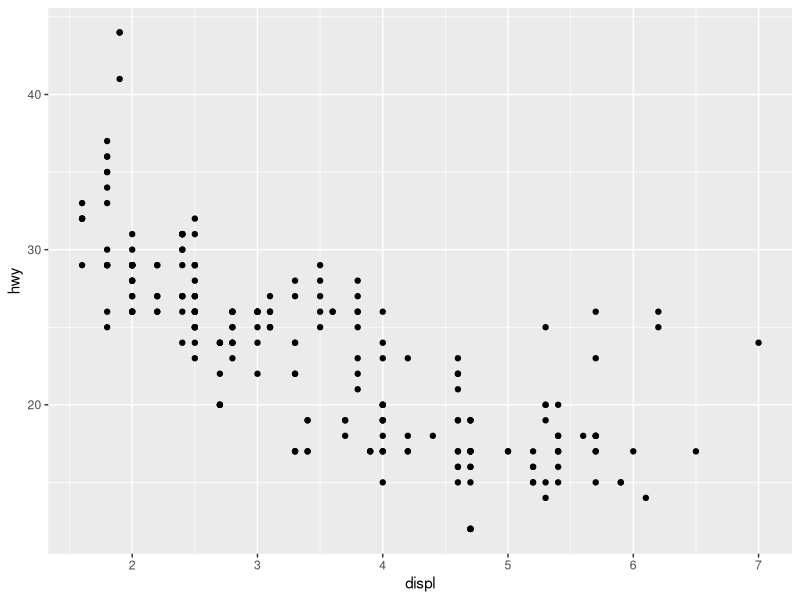
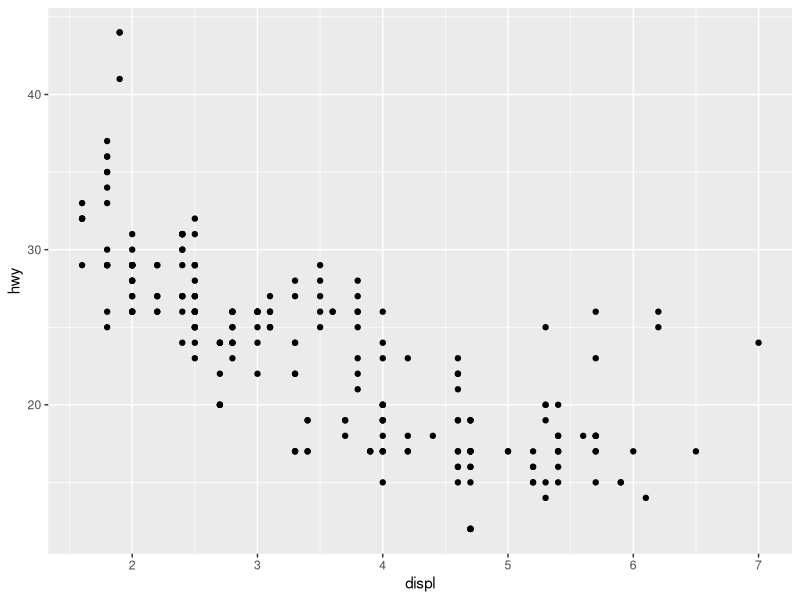
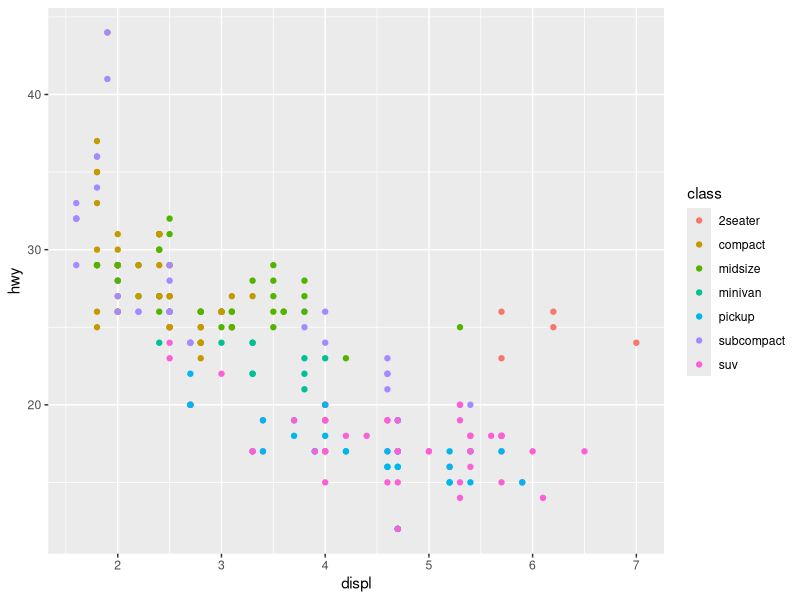
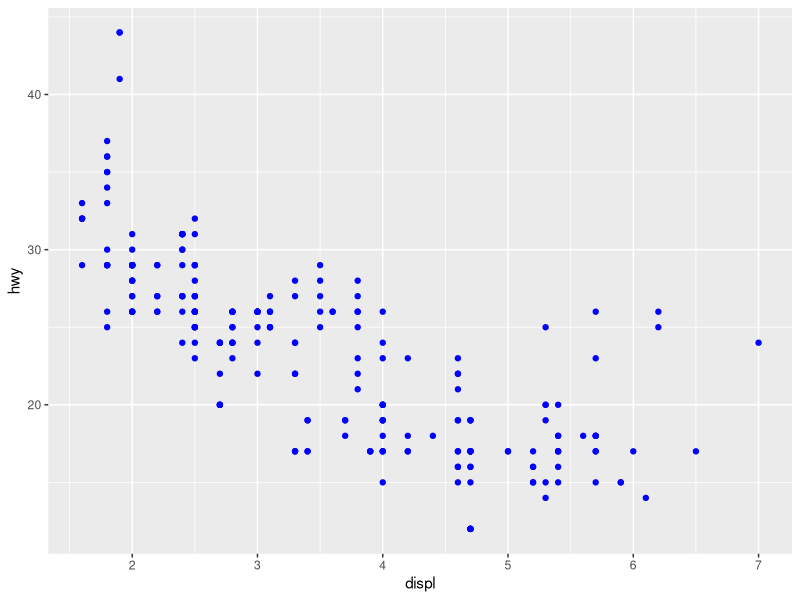
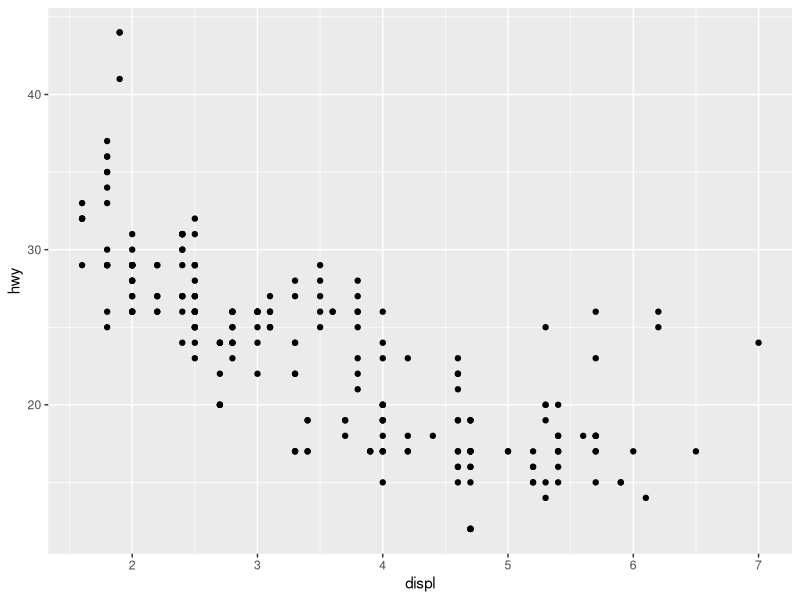
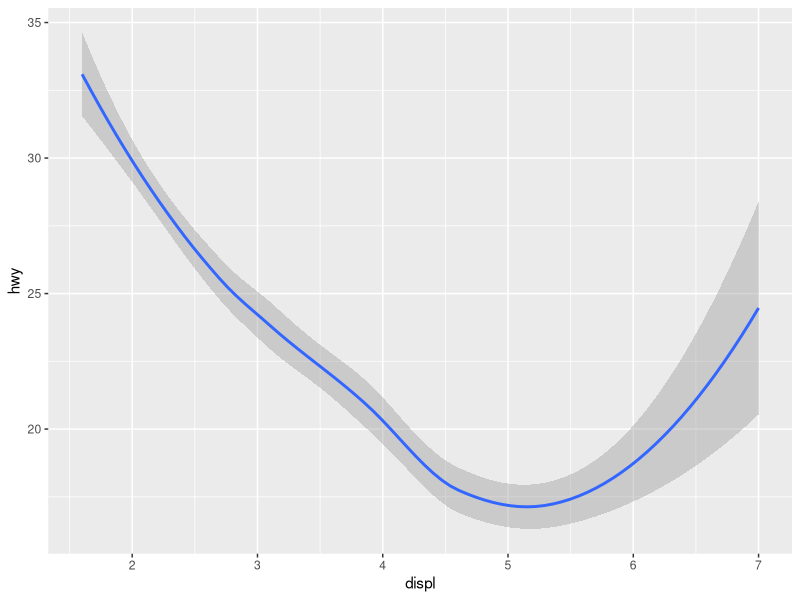
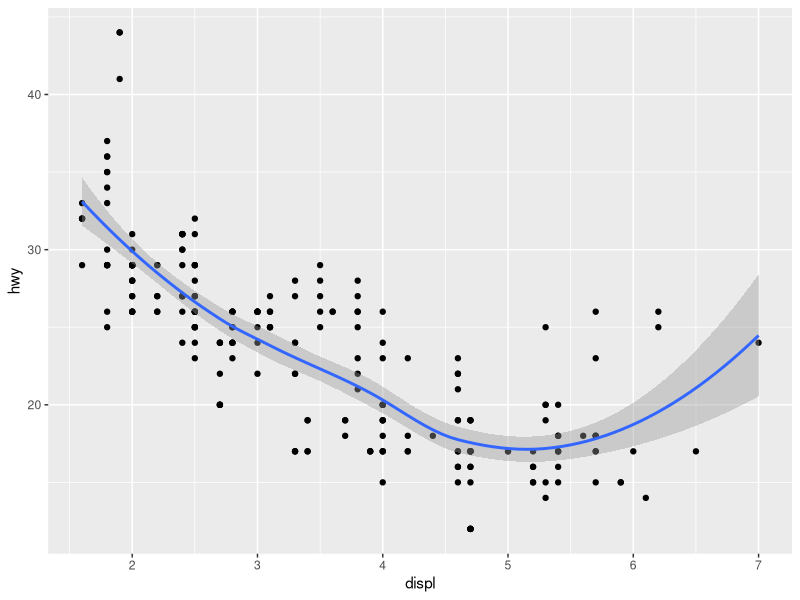
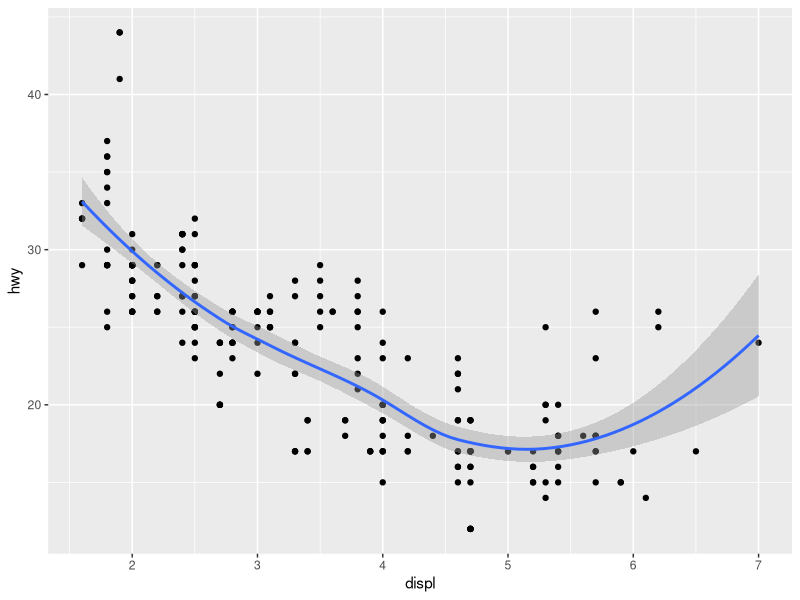

The R source for these figures, in order:
# install.packages("tidyverse")
library(tidyverse)


#######################
###   mpg dataset   ###
#######################

# ----- 데이터 살펴보기 ----- #
str(mpg)


# ----- 산점도 그리기 ----- #
ggplot(data = mpg) +
  geom_point(mapping = aes(x = displ, y = hwy))

ggplot(mpg) +
  geom_point(aes(x = displ, y = hwy)) # 간결한 표현


# ----- Aesthetic ----- #
# color, shape, size, alpha 등 매핑 가능
# size/alpha -> numeric 변수 매핑

ggplot(mpg) +
  geom_point(aes(x = displ, y = hwy, color = class))

ggplot(mpg) +
  geom_point(aes(x = displ, y = hwy), color = 'blue') # 비교


# ----- Geom ----- #
# point, smooth, line, bar, histogram, density 등
# 데이터의 형태에 따라 적절한 geom 선택

ggplot(mpg) +
  geom_point(aes(x = displ, y = hwy)) # point geom

ggplot(mpg) +
  geom_smooth(aes(x = displ, y = hwy)) # smooth geom

# 여러개의 geom 동시 사용 가능
ggplot(mpg) +
  geom_point(aes(x = displ, y = hwy)) +
  geom_smooth(aes(x = displ, y = hwy))

ggplot(mpg, aes(x = displ, y = hwy)) +
  geom_point() + geom_smooth() # 간결한 표현


# ----- Label ----- #
# title, subtitle, x, y, caption 등 매핑 가능

ggplot(mpg, aes(x = displ, y = hwy)) +
  geom_point(aes(color = class), size = 4) + geom_smooth() +
  labs(title = "망할 그래프",
       x = "Engine size", y = "Fuel efficiency") +
  theme(plot.title = element_text(size = 15, hjust = 0.5))


# ----- 연속형 자료의 요약 ----- #
# 히스토그램
ggplot(mpg, aes(x = hwy)) +
  geom_histogram(bins = 20) +
  labs(title = "Fuel efficiency(hwy) Histogram")

# 상자그림
ggplot(mpg, aes(x = drv, y = hwy)) +
  geom_boxplot() +
  labs(title = "hwy(fuel efficiency) vs. drv(type of drive train)")


# ----- 이산형 자료의 요약 ----- #
# 도수분포표
mpg$hwy_new = ifelse(mpg$hwy <= 25, "bad", "good")
table(mpg$drv, mpg$hwy_new)

# 막대그래프
ggplot(mpg) +
  geom_bar(aes(x = drv, y = hwy), stat = 'summary', fun = 'mean') +
  labs(title = 'Mean of hwy')

ggplot(mpg) +
  geom_bar(aes(x = drv, fill = hwy_new))+
  labs(title = 'Count plot of hwy_new vs. drv')



########################
###   Iris dataset   ###
########################

# ----- 데이터 살펴보기 ----- #
data(iris)
str(iris)


# ----- 데이터 시각화 ----- #
# 꽃잎의 크기와 너비 산점도
ggplot(iris) +
  geom_point(aes(x = Petal.Length, y = Petal.Width)) +
  labs(title = "Scatter plot of Petal Width vs. Petal Length",
       x = "petal length", y = "petal width") +
  theme(plot.title = element_text(size = 18, hjust = 0.5))

# 품종에 따른 산포를 살펴보기 위해 color aes 지정
ggplot(iris) +
  geom_point(aes(x = Petal.Length, y = Petal.Width,
                 color = Species, shape = Species), size = 2) +
  labs(title = "Scatter plot of Petal Width vs. Petal Length",
       x = "petal length", y = "petal width") +
  theme(plot.title = element_text(size = 18, hjust = 0.5))

# 꽃받침의 크기와 너비 산점도 (같은 방식으로)
ggplot(iris) +
  geom_point(aes(x = Sepal.Length, y = Sepal.Width,
                 color = Species, shape = Species), size = 4) +
  labs(title = "Scatter plot of Sepal Width vs. Sepal Length",
       x = "sepal length", y = "sepal width") +
  theme(plot.title = element_text(size = 22, hjust = 0.5))

# 상자그림을 이용한 탐색
# install.packages("gridExtra")
library(gridExtra)

p1 = ggplot(iris) +
  geom_boxplot(aes(x = Species, y = Sepal.Length)) +
  labs(title = "Sepal Length") +
  theme(axis.title.x = element_blank(),
        axis.title.y = element_blank())

p2 = ggplot(iris) +
  geom_boxplot(aes(x = Species, y = Sepal.Width)) +
  labs(title = "Sepal Width") +
  theme(axis.title.x = element_blank(),
        axis.title.y = element_blank())

p3 = ggplot(iris) +
  geom_boxplot(aes(x = Species, y = Petal.Length)) +
  labs(title = "Petal Length") +
  theme(axis.title.x = element_blank(),
        axis.title.y = element_blank())

p4 = ggplot(iris) +
  geom_boxplot(aes(x = Species, y = Petal.Width)) +
  labs(title = "Petal Width") +
  theme(axis.title.x = element_blank(),
        axis.title.y = element_blank())

grid.arrange(p1,p2,p3,p4, nrow = 2) # 그래프 여러개 동시에 그리고 싶을 때


# ----- 수치 요약을 통한 탐색 ----- #
tapply(iris$Sepal.Width, iris$Species, summary)


# ----- 가설 검정 ----- #
# 등분산 검정
vs = iris$Sepal.Width[iris$Species == 'versicolor']
vg = iris$Sepal.Width[iris$Species == 'virginica']
var.test(vs, vg) # 기각 x -> 등분산 가정

# 등분산 독립 이표본 t검정
t.test(vs, vg, var.equal = TRUE)
